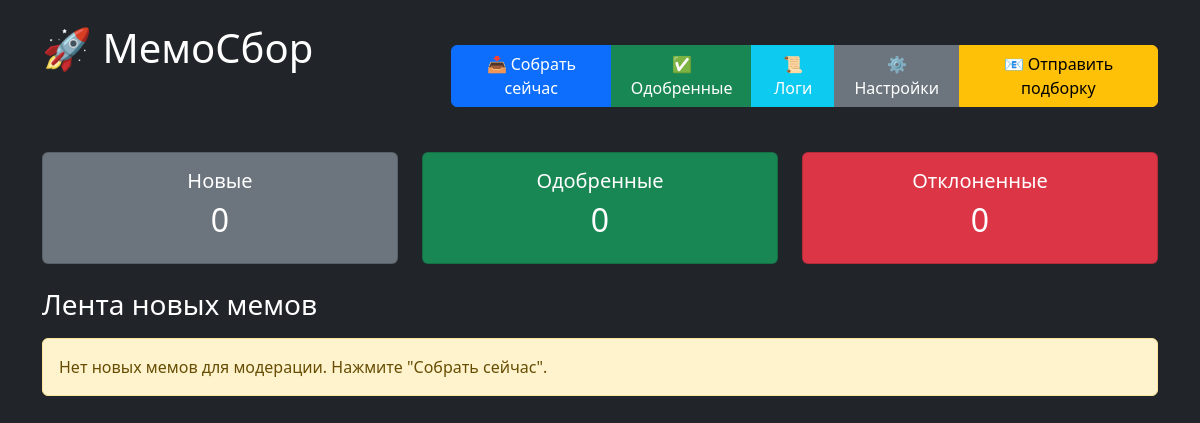
Before: / with the older database file.
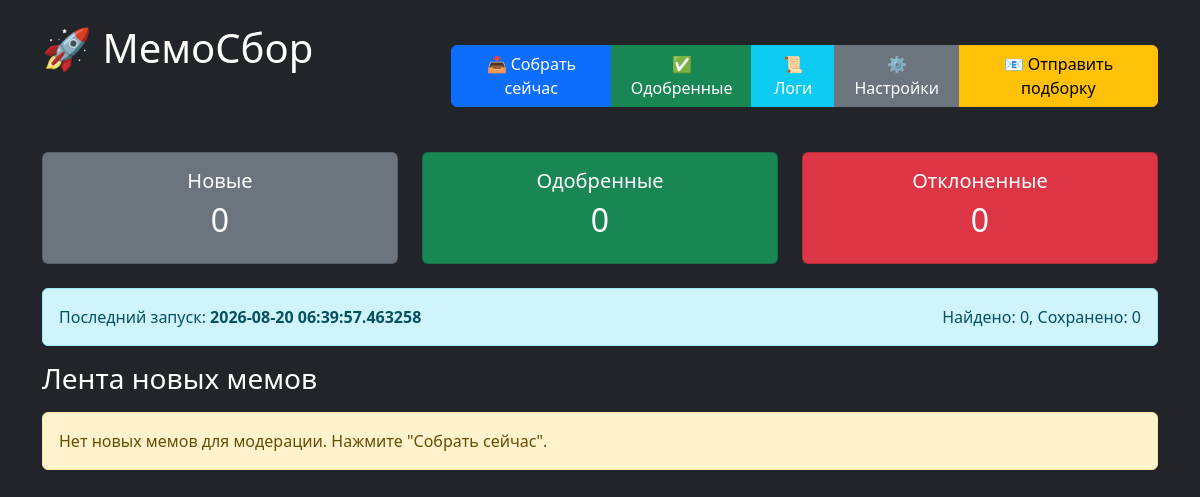
After: the same page with the newer database file.
### app/models.py (models this page shows)
class RunLog(Base):
    __tablename__ = "run_logs"
    id = Column(Integer, primary_key=True, index=True)
    started_at = Column(DateTime)
    finished_at = Column(DateTime, nullable=True)
    source = Column(String)
    found = Column(Integer, default=0)
    saved = Column(Integer, default=0)
    skipped_dupes = Column(Integer, default=0)
    filtered = Column(Integer, default=0)
    error = Column(Text, nullable=True)

### app/main.py (the view)
@app.get("/", response_class=HTMLResponse)
async def dashboard(request: Request, db: Session = Depends(get_db)):
    memes = db.query(Meme).filter(Meme.status == "new").order_by(desc(Meme.fetched_at)).limit(50).all()
    total_new = db.query(Meme).filter(Meme.status == "new").count()
    total_approved = db.query(Meme).filter(Meme.status == "approved").count()
    total_rejected = db.query(Meme).filter(Meme.status == "rejected").count()
    last_run = db.query(RunLog).order_by(desc(RunLog.id)).first()
    return templates.TemplateResponse("dashboard.html", {
        "request": request,
        "memes": memes,
        "stats": {"new": total_new, "approved": total_approved, "rejected": total_rejected},
        "last_run": last_run
    })

### app/templates/dashboard.html (shortened to what this page needs)
<!DOCTYPE html>
<html lang="ru">
<head>
    <link href="https://cdn.jsdelivr.net/npm/bootstrap@5.3.0/dist/css/bootstrap.min.css" rel="stylesheet">
</head>
<body class="bg-dark text-white">
<div class="container mt-4">
    <div class="d-flex justify-content-between align-items-center mb-4">
        <h1 class="display-6">🚀 МемоСбор <small class="text-muted fs-6">Панель управления</small></h1>
        <div class="btn-group" role="group">
            <button onclick="startCollect()" class="btn btn-primary">📥 Собрать сейчас</button>
            <a href="/approved" class="btn btn-success">✅ Одобренные</a>
            <a href="/logs" class="btn btn-info text-white">📜 Логи</a>
            <a href="/settings" class="btn btn-secondary">⚙️ Настройки</a>
            <button onclick="sendDigest()" class="btn btn-warning">📧 Отправить подборку</button>
        </div>
    </div>
    <div class="row mb-4 text-center">
        <div class="col-md-4">
            <div class="card bg-secondary text-white">
                <div class="card-body">
                    <h5 class="card-title">Новые</h5>
                    <h2 id="stat-new">{{ stats.new }}</h2>
                </div>
            </div>
        </div>
        <div class="col-md-4">
            <div class="card bg-success text-white">
                <div class="card-body">
                    <h5 class="card-title">Одобренные</h5>
                    <h2 id="stat-approved">{{ stats.approved }}</h2>
                </div>
            </div>
        </div>
        <div class="col-md-4">
            <div class="card bg-danger text-white">
                <div class="card-body">
                    <h5 class="card-title">Отклоненные</h5>
                    <h2 id="stat-rejected">{{ stats.rejected }}</h2>
                </div>
            </div>
        </div>
    </div>
    {% if last_run %}
    <div class="alert alert-info d-flex justify-content-between">
        <span>Последний запуск: <strong>{{ last_run.started_at }}</strong></span>
        <span>Найдено: {{ last_run.found }}, Сохранено: {{ last_run.saved }}</span>
    </div>
    {% endif %}
    <h3 class="mb-3">Лента новых мемов</h3>
    {% if not memes %}
    <div class="alert alert-warning">Нет новых мемов для модерации. Нажмите "Собрать сейчас".</div>
    {% endif %}
</div>

Changed rows visible on the page:
added RunLog: started_at "2026-08-20 06:39:57.463258", found "0", saved "0"
Other visible differences:
text now shown: "Последний запуск: Найдено: , Сохранено:"
